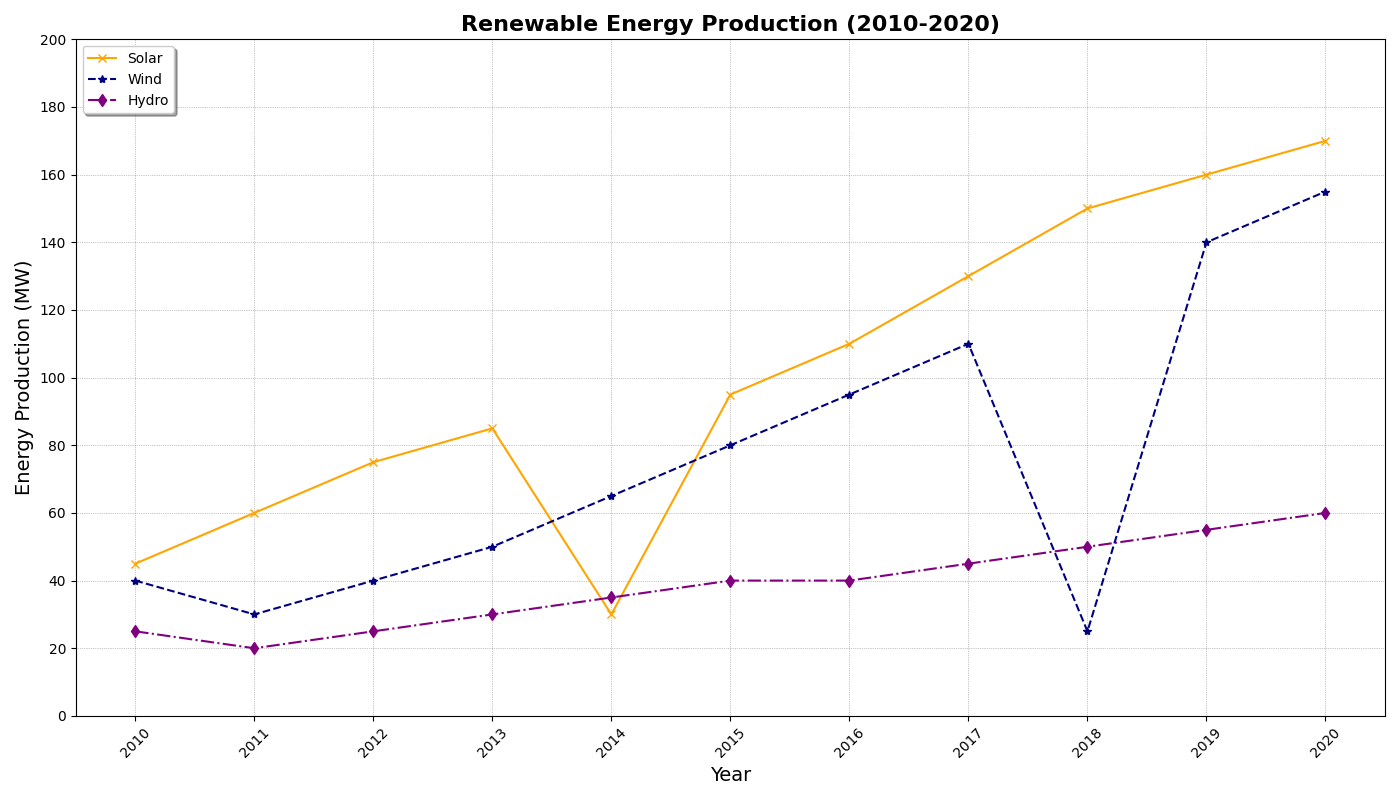

This figure's Python source:
import matplotlib.pyplot as plt
import numpy as np

years = np.arange(2010, 2021)

solar_energy = np.array([45, 60, 75, 85, 30, 95, 110, 130, 150, 160, 170])
wind_energy = np.array([40, 30, 40, 50, 65, 80, 95, 110, 25, 140, 155])
hydro_energy = np.array([25, 20, 25, 30, 35, 40, 40, 45, 50, 55, 60])

fig, ax = plt.subplots(figsize=(14, 8))

# Modified plot style with random alternatives
ax.plot(years, solar_energy, label="Solar", color='orange', marker='x', linestyle='-', linewidth=1.5)
ax.plot(years, wind_energy, label="Wind", color='navy', marker='*', linestyle='--', linewidth=1.5)
ax.plot(years, hydro_energy, label="Hydro", color='purple', marker='d', linestyle='-.', linewidth=1.5)

ax.set_title("Renewable Energy Production (2010-2020)", fontsize=16, fontweight='bold')
ax.set_xlabel('Year', fontsize=14)
ax.set_ylabel('Energy Production (MW)', fontsize=14)

plt.xticks(years, rotation=45)
plt.yticks(np.arange(0, 201, 20))

# Changed legend style
ax.legend(loc='upper left', shadow=True, fontsize=10)

# Enhanced grid
ax.grid(True, color='gray', linestyle=':', linewidth=0.5, alpha=0.9)

plt.tight_layout()
plt.show()
